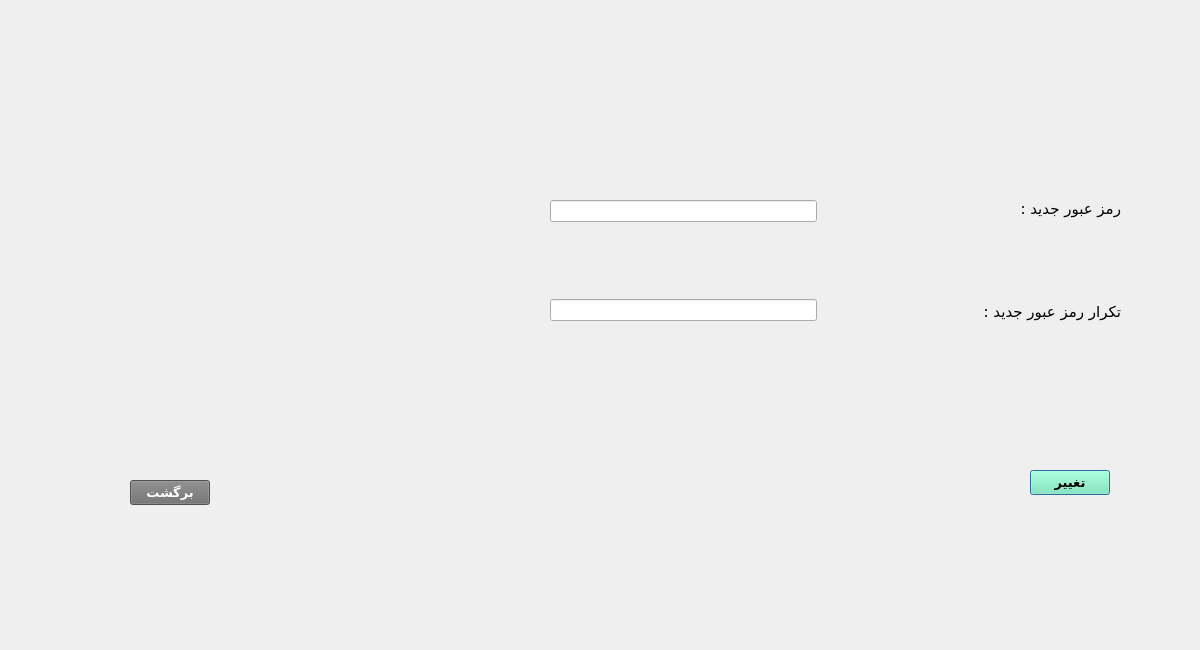
<?xml version="1.0" encoding="UTF-8"?>
<ui version="4.0">
 <class>EmployeeChangePasswordDialog</class>
 <widget class="QDialog" name="EmployeeChangePasswordDialog">
  <property name="geometry">
   <rect>
    <x>0</x>
    <y>0</y>
    <width>1200</width>
    <height>650</height>
   </rect>
  </property>
  <property name="windowTitle">
   <string>Dialog</string>
  </property>
  <widget class="QPushButton" name="pushButton">
   <property name="geometry">
    <rect>
     <x>1030</x>
     <y>470</y>
     <width>80</width>
     <height>25</height>
    </rect>
   </property>
   <property name="font">
    <font>
     <family>B Nazanin</family>
     <pointsize>10</pointsize>
     <weight>75</weight>
     <bold>true</bold>
    </font>
   </property>
   <property name="styleSheet">
    <string notr="true">background-color: rgb(118, 240, 179)</string>
   </property>
   <property name="text">
    <string>تغییر</string>
   </property>
  </widget>
  <widget class="QPushButton" name="pushButton_2">
   <property name="geometry">
    <rect>
     <x>130</x>
     <y>480</y>
     <width>80</width>
     <height>25</height>
    </rect>
   </property>
   <property name="font">
    <font>
     <family>B Nazanin</family>
     <pointsize>10</pointsize>
     <weight>75</weight>
     <bold>true</bold>
    </font>
   </property>
   <property name="styleSheet">
    <string notr="true">background-color:rgb(111, 111, 111);
color: white;</string>
   </property>
   <property name="text">
    <string>برگشت</string>
   </property>
  </widget>
  <widget class="QWidget" name="">
   <property name="geometry">
    <rect>
     <x>550</x>
     <y>200</y>
     <width>571</width>
     <height>121</height>
    </rect>
   </property>
   <layout class="QHBoxLayout" name="horizontalLayout">
    <item>
     <layout class="QVBoxLayout" name="verticalLayout">
      <item>
       <widget class="QLineEdit" name="lineEdit_newPass">
        <property name="font">
         <font>
          <pointsize>9</pointsize>
         </font>
        </property>
        <property name="echoMode">
         <enum>QLineEdit::Password</enum>
        </property>
       </widget>
      </item>
      <item>
       <spacer name="verticalSpacer_3">
        <property name="orientation">
         <enum>Qt::Vertical</enum>
        </property>
        <property name="sizeHint" stdset="0">
         <size>
          <width>20</width>
          <height>40</height>
         </size>
        </property>
       </spacer>
      </item>
      <item>
       <widget class="QLineEdit" name="lineEdit_repeatNewPass">
        <property name="font">
         <font>
          <pointsize>9</pointsize>
         </font>
        </property>
        <property name="echoMode">
         <enum>QLineEdit::Password</enum>
        </property>
       </widget>
      </item>
     </layout>
    </item>
    <item>
     <layout class="QVBoxLayout" name="verticalLayout_2">
      <item>
       <spacer name="horizontalSpacer">
        <property name="orientation">
         <enum>Qt::Horizontal</enum>
        </property>
        <property name="sizeType">
         <enum>QSizePolicy::Minimum</enum>
        </property>
        <property name="sizeHint" stdset="0">
         <size>
          <width>160</width>
          <height>20</height>
         </size>
        </property>
       </spacer>
      </item>
      <item>
       <spacer name="verticalSpacer_2">
        <property name="orientation">
         <enum>Qt::Vertical</enum>
        </property>
        <property name="sizeHint" stdset="0">
         <size>
          <width>20</width>
          <height>40</height>
         </size>
        </property>
       </spacer>
      </item>
      <item>
       <spacer name="horizontalSpacer_2">
        <property name="orientation">
         <enum>Qt::Horizontal</enum>
        </property>
        <property name="sizeType">
         <enum>QSizePolicy::Minimum</enum>
        </property>
        <property name="sizeHint" stdset="0">
         <size>
          <width>160</width>
          <height>20</height>
         </size>
        </property>
       </spacer>
      </item>
     </layout>
    </item>
    <item>
     <layout class="QVBoxLayout" name="verticalLayout_3">
      <item>
       <widget class="QLabel" name="label_newPass">
        <property name="font">
         <font>
          <family>B Koodak</family>
          <pointsize>11</pointsize>
         </font>
        </property>
        <property name="text">
         <string>رمز عبور جدید :</string>
        </property>
       </widget>
      </item>
      <item>
       <spacer name="verticalSpacer">
        <property name="orientation">
         <enum>Qt::Vertical</enum>
        </property>
        <property name="sizeHint" stdset="0">
         <size>
          <width>20</width>
          <height>40</height>
         </size>
        </property>
       </spacer>
      </item>
      <item>
       <widget class="QLabel" name="label_repeatNewPass">
        <property name="font">
         <font>
          <family>B Koodak</family>
          <pointsize>11</pointsize>
         </font>
        </property>
        <property name="text">
         <string>تکرار رمز عبور جدید :</string>
        </property>
       </widget>
      </item>
     </layout>
    </item>
   </layout>
  </widget>
 </widget>
 <resources/>
 <connections/>
</ui>
